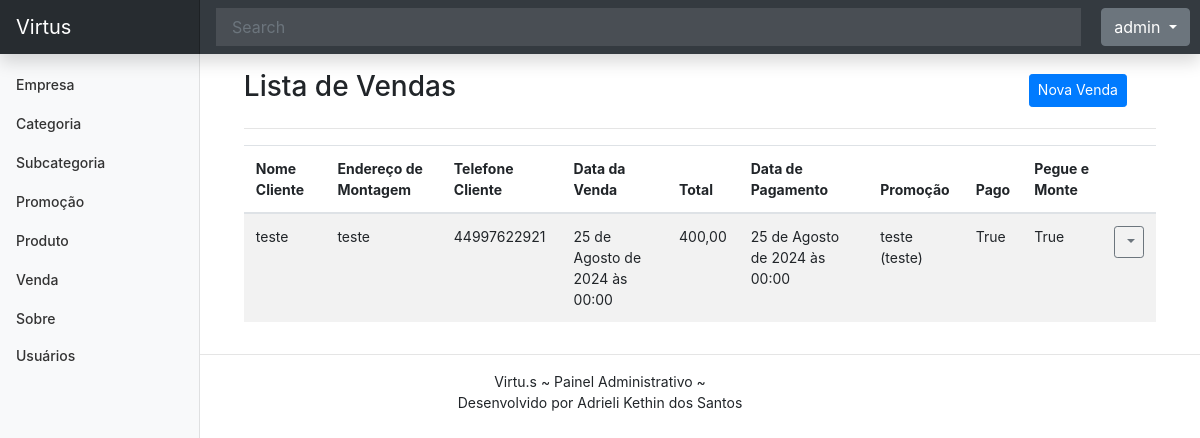
Screenshot of /listar/venda/ (signed in) with the database file from the repository.
### cadastros/models.py (models this page shows, shortened)
class Venda(models.Model):
    data_inclusao = models.DateTimeField(
        auto_now_add=True, verbose_name="data inclusão")
    data_alteracao = models.DateTimeField(
        auto_now=True, verbose_name="data alteração")
    data_exclusao = models.DateTimeField(
        verbose_name="data exclusão", null=True)
    ativo = models.BooleanField
    nome_cliente = models.CharField(max_length=50)
    endereco_montagem = models.CharField(
        max_length=200, verbose_name="endereço montagem")
    telefone_cliente = models.CharField(max_length=15)
    data_venda = models.DateTimeField()
    total = models.DecimalField(decimal_places=2, max_digits=11)
    data_pagamento = models.DateTimeField()
    promocao = models.ForeignKey(Promocao, on_delete=models.PROTECT)
    pago = models.BooleanField(default=False)
    pegue_monte = models.BooleanField(default=False)
    cadastrado_por = models.ForeignKey(
        User, on_delete=models.PROTECT, null=True, related_name='venda_cadastrada')
    alterado_por = models.ForeignKey(
        User, on_delete=models.PROTECT, null=True, related_name='venda_atualizada')

class Promocao(models.Model):
    data_inclusao = models.DateTimeField(
        auto_now_add=True, verbose_name="data inclusão")
    data_alteracao = models.DateTimeField(
        auto_now=True, verbose_name="data alteração")
    data_exclusao = models.DateTimeField(verbose_name="data exclusão", null=True)
    ativo = models.BooleanField
    titulo_promocao= models.CharField(max_length=50, verbose_name="titulo promoção")
    data_inicio= models.DateTimeField()
    data_fim = models.DateTimeField()
    descricao= models.CharField(max_length=200, verbose_name="descrição")
    valor= models.DecimalField(decimal_places=2, max_digits=11)
    cadastrado_por = models.ForeignKey(User, on_delete=models.PROTECT, null=True, related_name='promocao_cadastrada')
    alterado_por = models.ForeignKey(User, on_delete=models.PROTECT, null=True, related_name='promocao_atualizada')
    def __str__(self):
        return f"{self.titulo_promocao} ({self.descricao})"
    class Meta:
        verbose_name: "Promoção"

### cadastros/views.py (the view)
# urls.py: path("listar/venda/", VendaList.as_view(),  name="listar-venda"),
class VendaList(ListView, LoginRequiredMixin):
    model = Venda
    template_name = "cadastros/list/venda.html"

### cadastros/templates/cadastros/list/venda.html (shortened to what this page needs)
{% extends 'paginas/modelo.html' %}
{% load static %}
{% block conteudo %}
<div class="row justify-content-center align-items-center mt-3">
    <div class="col-md-10">
        <h3 class="">Lista de Vendas</h3>
    </div>
    <div class="col-md">
        <a href="{% url 'cadastrar-venda' %}" class="btn btn-primary btn-sm">
            Nova Venda
        </a>
    </div>
</div>
<hr>
<div class="table-responsive-lg">
    <table class="table table-striped">
        <thead>
            <tr>
                <th>Nome Cliente</th>
                <th>Endereço de Montagem</th>
                <th>Telefone Cliente</th>
                <th>Data da Venda</th>
                <th>Total</th>
                <th>Data de Pagamento</th>
                <th>Promoção</th>
                <th>Pago</th>
                <th>Pegue e Monte</th>
                <th></th>
            </tr>
        </thead>
        <tbody>
            {% for obj in object_list %}
            <tr class="">
                <td>{{ obj.nome_cliente }}</td>
                <td>{{ obj.endereco_montagem }}</td>
                <td>{{ obj.telefone_cliente }}</td>
                <td>{{ obj.data_venda }}</td>
                <td>{{ obj.total }}</td>
                <td>{{ obj.data_pagamento }}</td>
                <td>{{ obj.promocao }}</td>
                <td>{{ obj.pago }}</td>
                <td>{{ obj.pegue_monte }}</td>
                <td>
                    <div class="dropdown">
                        <a class="btn btn-sm btn-outline-secondary dropdown-toggle" href="#" role="button"
                            data-bs-toggle="dropdown" aria-expanded="false">
                        </a>
                    </div>
                </td>
            </tr>
            {% empty %}
            <tr>
                <th colspan="100%">Nenhum registro encontrado.</th>
            </tr>
            {% endfor %}
        </tbody>
    </table>
</div>
{% endblock %}

### paginas/templates/paginas/modelo.html (shortened to what this page needs)
{% load static %}
<!doctype html>
<html lang="pt-br">
<head>
    <link href="{% static 'css/bootstrap.min.css' %}" rel="stylesheet">
    <link href="{% static 'css/dashboard.css' %}" rel="stylesheet">
    <link href="{% static 'css/modelo.css' %}" rel="stylesheet">
</head>
<body>
    {% block menu %}
    <header class="navbar navbar-dark sticky-top bg-dark flex-md-nowrap p-0 shadow">
        <a class="navbar-brand col-md-3 col-lg-2 me-0 px-3 fs-6" href="/">Virtus</a>
        <input class="form-control form-control-dark rounded-0 border-0" type="text" placeholder="Search"
            aria-label="Search">
        <div class="navbar-nav custom-margin">
            {% if not request.user.is_authenticated %}
            <div class="nav-item text-nowrap">
                <a class="nav-link px-3" href="{% url 'login' %}">Login</a>
                {% else %}
                <div class="nav-item text-nowrap dropdown">
                    <button class="btn btn-secondary dropdown-toggle" type="button" data-bs-toggle="dropdown"
                        aria-expanded="false">
                        {{ request.user.username }}
                    </button>
                </div>
                {% endif %}
            </div>
    </header>
    <div class="container-fluid">
        <div class="row">
            {% if request.user.is_authenticated %}
            <nav id="sidebarMenu" class="col-12 col-sm-3 col-md-3 col-lg-2 d-md-block bg-light sidebar">
                <div class="position-sticky pt-3 sidebar-sticky">
                    <ul class="nav flex-column">
                        <li class="nav-item">
                            <a class="nav-link" aria-current="page" href="{% url 'listar-empresa' %}">
                                Empresa
                            </a>
                        </li>
                        <li class="nav-item">
                            <a class="nav-link" href="{% url 'listar-categoria' %}">
                                Categoria
                            </a>
                        </li>
                        <li class="nav-item">
                            <a class="nav-link" href="{% url 'listar-subcategoria' %}">
                                Subcategoria
                            </a>
                        </li>
                        <li class="nav-item">
                            <a class="nav-link" href="{% url 'listar-promocao' %}">
                                Promoção
                            </a>
                        </li>
                        <li class="nav-item">
                            <a class="nav-link" href="{% url 'listar-produto' %}">
                                Produto
                            </a>
                        </li>
                        <li class="nav-item">
                            <a class="nav-link" href="{% url 'listar-venda' %}">
                                Venda
                            </a>
                        </li>
                        <li class="nav-item">
                            <a class="nav-link" href="{% url 'sobre' %}">
                                Sobre
                            </a>
                        </li>
                        <li class="nav-item">
                            <a class="nav-link" href="{% url 'listar-usuarios' %}">Usuários</a>
                        </li>
                    </ul>
                </div>
            </nav>
            {% endif %}
            {% endblock %}
            <main class="col-12 px-4">
                {% if request.user.is_authenticated %}
                <div class="col-12 col-sm-9 col-md-9 col-lg-10 px-4" style="position: relative; left: 17%;">
                    {% block conteudo %}{% endblock %}
                </div>
                {% endif %}
            </main>
        </div>
    </div>
    <footer style="min-height: 50px; text-align: center;">
        {% block rodape %}
        <hr>
        <span style="display: block;">Virtu.s ~ Painel Administrativo ~</span>
        <span style="display: block;"> Desenvolvido por Adrieli Kethin dos Santos </span>
        {% endblock %}
    </footer>
</body>
</html>

### static/css/dashboard.css (style rules this page uses)
body { font-size: .875rem; }
.sidebar { position: fixed; top: 0; bottom: 0; left: 0; z-index: 100; padding: 48px 0 0; box-shadow: inset -1px 0 0 rgba(0, 0, 0, .1); }
.sidebar-sticky { height: calc(100vh - 48px); overflow-x: hidden; overflow-y: auto; }
.sidebar .nav-link { font-weight: 500; color: #333; }
.navbar-brand { padding-top: .75rem; padding-bottom: .75rem; background-color: rgba(0, 0, 0, .25); box-shadow: inset -1px 0 0 rgba(0, 0, 0, .25); }
.navbar .form-control { padding: .75rem 1rem; }
.form-control-dark { color: #fff; background-color: rgba(255, 255, 255, .1); border-color: rgba(255, 255, 255, .1); }

### static/css/modelo.css (style rules this page uses)
.custom-margin { margin-left: 20px; margin-right: 10px; }

### rows the page displays
Venda: nome_cliente "teste", endereco_montagem "teste", telefone_cliente "44997622921", data_venda "25 de Agosto de 2024 às 00:00", total "400,00", data_pagamento "25 de Agosto de 2024 às 00:00", promocao "teste (teste)", pago "True", pegue_monte "True"

### other values shown
{{ request.user.username }} "admin"
